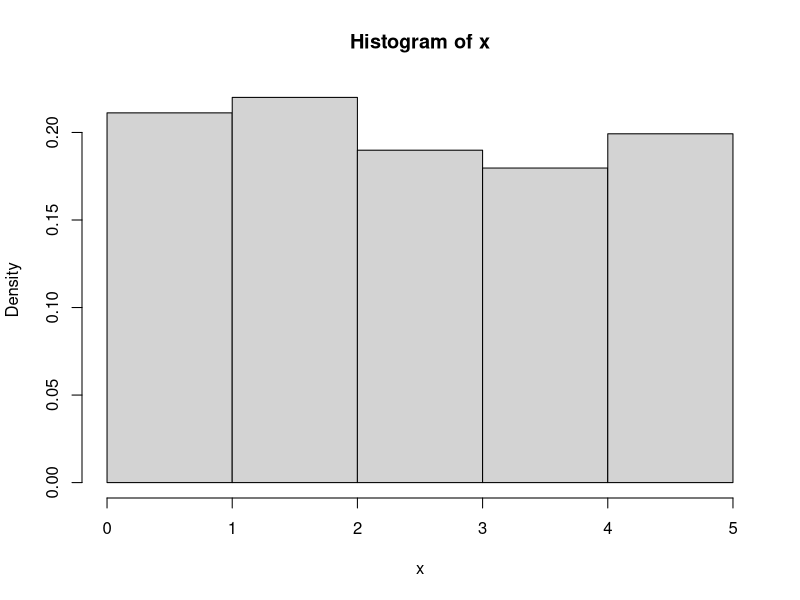

Write the R code that produced this figure.
nsim=10^5
n=5
px=c(0.21,0.22,0.19,0.18,0.2)
c=max(n*px)
x=rep(0,nsim)

for (i in 1:nsim){
  while(TRUE){
    u=runif(1)
    y=ceiling(n*u)
    if (n*u-floor(n*u)<px[y]/c*n){
      break
    }
  }
  x[i]=y
}
hist(x,freq = FALSE,breaks = c(0:5))